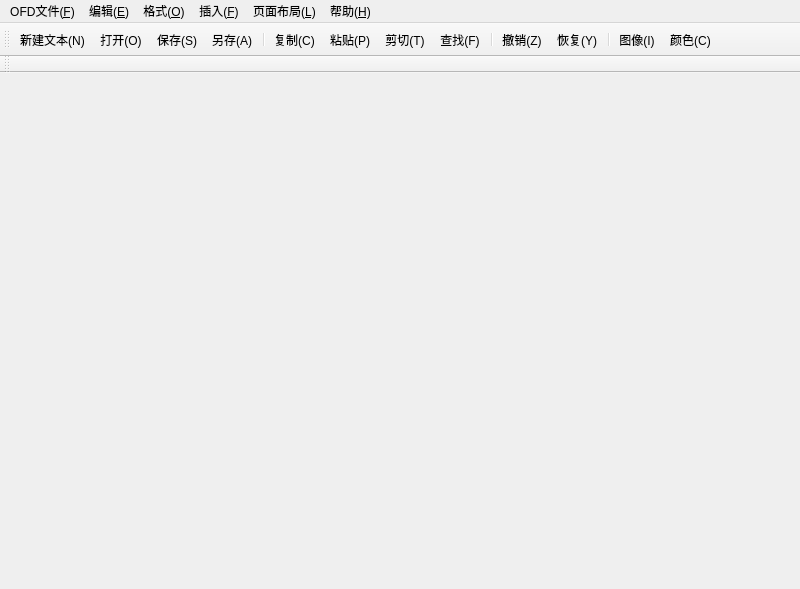
<?xml version="1.0" encoding="UTF-8"?>
<ui version="4.0">
 <class>MainWindow</class>
 <widget class="QMainWindow" name="MainWindow">
  <property name="geometry">
   <rect>
    <x>0</x>
    <y>0</y>
    <width>800</width>
    <height>589</height>
   </rect>
  </property>
  <property name="windowTitle">
   <string>MainWindow</string>
  </property>
  <widget class="QWidget" name="centralWidget"/>
  <widget class="QMenuBar" name="menuBar">
   <property name="geometry">
    <rect>
     <x>0</x>
     <y>0</y>
     <width>800</width>
     <height>20</height>
    </rect>
   </property>
   <widget class="QMenu" name="menuOFD">
    <property name="title">
     <string>OFD文件(&amp;F)</string>
    </property>
    <widget class="QMenu" name="menu_4">
     <property name="title">
      <string>新建</string>
     </property>
     <addaction name="action_new"/>
     <addaction name="action_selectTemplate"/>
    </widget>
    <addaction name="menu_4"/>
    <addaction name="action_open"/>
    <addaction name="action_save"/>
    <addaction name="action_saveAs"/>
    <addaction name="action_close"/>
    <addaction name="action_exit"/>
   </widget>
   <widget class="QMenu" name="menu_E">
    <property name="title">
     <string>编辑(&amp;E)</string>
    </property>
    <addaction name="action_undo"/>
    <addaction name="action_redo"/>
    <addaction name="separator"/>
    <addaction name="action_copy"/>
    <addaction name="action_paste"/>
    <addaction name="action_cut"/>
    <addaction name="action_find"/>
   </widget>
   <widget class="QMenu" name="menu_O">
    <property name="title">
     <string>格式(&amp;O)</string>
    </property>
    <widget class="QMenu" name="menu">
     <property name="title">
      <string>文本</string>
     </property>
     <addaction name="action_bold"/>
     <addaction name="action_italics"/>
     <addaction name="action_underline"/>
     <addaction name="action_strickout"/>
     <addaction name="action_online"/>
     <addaction name="separator"/>
     <addaction name="action_superscript"/>
     <addaction name="action_subscript"/>
    </widget>
    <widget class="QMenu" name="menu_2">
     <property name="title">
      <string>对齐</string>
     </property>
     <addaction name="action_justifyLeft"/>
     <addaction name="action_justifyCenter"/>
     <addaction name="action_justifyRight"/>
     <addaction name="action_justifyFull"/>
    </widget>
    <widget class="QMenu" name="menu_5">
     <property name="title">
      <string>行距</string>
     </property>
     <addaction name="action1_0_C"/>
     <addaction name="action1_5_C"/>
     <addaction name="action2_C"/>
    </widget>
    <widget class="QMenu" name="menu_7">
     <property name="title">
      <string>缩进方式</string>
     </property>
     <addaction name="action_indent_more"/>
     <addaction name="action_indent_less"/>
    </widget>
    <addaction name="menu"/>
    <addaction name="menu_2"/>
    <addaction name="menu_5"/>
    <addaction name="menu_7"/>
   </widget>
   <widget class="QMenu" name="menu_F">
    <property name="title">
     <string>插入(&amp;F)</string>
    </property>
    <widget class="QMenu" name="menu_6">
     <property name="title">
      <string>插入表格</string>
     </property>
     <addaction name="action_drawTable"/>
    </widget>
    <addaction name="action_images"/>
    <addaction name="menu_6"/>
    <addaction name="action_pageNumber_2"/>
   </widget>
   <widget class="QMenu" name="menu_L">
    <property name="title">
     <string>页面布局(&amp;L)</string>
    </property>
    <widget class="QMenu" name="menu_3">
     <property name="title">
      <string>纸张大小</string>
     </property>
     <addaction name="action_A4"/>
     <addaction name="action_A3"/>
     <addaction name="action_A2"/>
     <addaction name="action_A1"/>
     <addaction name="action_A5"/>
     <addaction name="action_A6"/>
    </widget>
    <addaction name="menu_3"/>
   </widget>
   <widget class="QMenu" name="menu_H">
    <property name="title">
     <string>帮助(&amp;H)</string>
    </property>
    <addaction name="action_about"/>
    <addaction name="action_aboutOFD"/>
   </widget>
   <addaction name="menuOFD"/>
   <addaction name="menu_E"/>
   <addaction name="menu_O"/>
   <addaction name="menu_F"/>
   <addaction name="menu_L"/>
   <addaction name="menu_H"/>
  </widget>
  <widget class="QToolBar" name="toolBar">
   <attribute name="toolBarArea">
    <enum>TopToolBarArea</enum>
   </attribute>
   <attribute name="toolBarBreak">
    <bool>false</bool>
   </attribute>
   <addaction name="action_new"/>
   <addaction name="action_open"/>
   <addaction name="action_save"/>
   <addaction name="action_saveAs"/>
   <addaction name="separator"/>
   <addaction name="action_copy"/>
   <addaction name="action_paste"/>
   <addaction name="action_cut"/>
   <addaction name="action_find"/>
   <addaction name="separator"/>
   <addaction name="action_undo"/>
   <addaction name="action_redo"/>
   <addaction name="separator"/>
   <addaction name="action_images"/>
   <addaction name="action_color"/>
  </widget>
  <widget class="QToolBar" name="toolBar_2">
   <property name="windowTitle">
    <string>toolBar_2</string>
   </property>
   <attribute name="toolBarArea">
    <enum>TopToolBarArea</enum>
   </attribute>
   <attribute name="toolBarBreak">
    <bool>true</bool>
   </attribute>
  </widget>
  <action name="action_new">
   <property name="icon">
    <iconset resource="images.qrc">
     <normaloff>:/images/new.svg</normaloff>:/images/new.svg</iconset>
   </property>
   <property name="text">
    <string>新建文本(&amp;N)</string>
   </property>
   <property name="toolTip">
    <string>新建文本(N)</string>
   </property>
   <property name="shortcut">
    <string>Ctrl+N</string>
   </property>
  </action>
  <action name="action_open">
   <property name="icon">
    <iconset resource="images.qrc">
     <normaloff>:/images/open.svg</normaloff>:/images/open.svg</iconset>
   </property>
   <property name="text">
    <string>打开(&amp;O)</string>
   </property>
   <property name="toolTip">
    <string>打开(O)</string>
   </property>
   <property name="shortcut">
    <string>Ctrl+O</string>
   </property>
  </action>
  <action name="action_save">
   <property name="icon">
    <iconset resource="images.qrc">
     <normaloff>:/images/document-save-as.svg</normaloff>:/images/document-save-as.svg</iconset>
   </property>
   <property name="text">
    <string>保存(&amp;S)</string>
   </property>
   <property name="toolTip">
    <string>保存(S)</string>
   </property>
   <property name="shortcut">
    <string>Ctrl+S</string>
   </property>
  </action>
  <action name="action_saveAs">
   <property name="icon">
    <iconset resource="images.qrc">
     <normaloff>:/images/document-save-all.svg</normaloff>:/images/document-save-all.svg</iconset>
   </property>
   <property name="text">
    <string>另存(&amp;A)</string>
   </property>
   <property name="toolTip">
    <string>另存(SaveAs)</string>
   </property>
   <property name="shortcut">
    <string>Ctrl+Shift+S</string>
   </property>
  </action>
  <action name="action_copy">
   <property name="icon">
    <iconset resource="images.qrc">
     <normaloff>:/images/edit-copy.svg</normaloff>:/images/edit-copy.svg</iconset>
   </property>
   <property name="text">
    <string>复制(&amp;C)</string>
   </property>
   <property name="toolTip">
    <string>复制(C)</string>
   </property>
   <property name="shortcut">
    <string>Ctrl+C</string>
   </property>
  </action>
  <action name="action_paste">
   <property name="icon">
    <iconset resource="images.qrc">
     <normaloff>:/images/edit-paste.svg</normaloff>:/images/edit-paste.svg</iconset>
   </property>
   <property name="text">
    <string>粘贴(&amp;P)</string>
   </property>
   <property name="toolTip">
    <string>粘贴(P)</string>
   </property>
   <property name="shortcut">
    <string>Ctrl+V</string>
   </property>
  </action>
  <action name="action_cut">
   <property name="icon">
    <iconset resource="images.qrc">
     <normaloff>:/images/edit-cut.svg</normaloff>:/images/edit-cut.svg</iconset>
   </property>
   <property name="text">
    <string>剪切(&amp;T)</string>
   </property>
   <property name="toolTip">
    <string>剪切(T)</string>
   </property>
   <property name="shortcut">
    <string>Ctrl+X</string>
   </property>
  </action>
  <action name="action_find">
   <property name="icon">
    <iconset resource="images.qrc">
     <normaloff>:/images/edit-find.svg</normaloff>:/images/edit-find.svg</iconset>
   </property>
   <property name="text">
    <string>查找(&amp;F)</string>
   </property>
   <property name="toolTip">
    <string>查找(F)</string>
   </property>
   <property name="shortcut">
    <string>Ctrl+F</string>
   </property>
  </action>
  <action name="action_undo">
   <property name="icon">
    <iconset resource="images.qrc">
     <normaloff>:/images/edit-undo.svg</normaloff>:/images/edit-undo.svg</iconset>
   </property>
   <property name="text">
    <string>撤销(&amp;Z)</string>
   </property>
   <property name="toolTip">
    <string>撤销(Z)</string>
   </property>
   <property name="shortcut">
    <string>Ctrl+Z</string>
   </property>
  </action>
  <action name="action_redo">
   <property name="icon">
    <iconset resource="images.qrc">
     <normaloff>:/images/edit-redo.svg</normaloff>:/images/edit-redo.svg</iconset>
   </property>
   <property name="text">
    <string>恢复(&amp;Y)</string>
   </property>
   <property name="toolTip">
    <string>恢复(Y)</string>
   </property>
  </action>
  <action name="action_images">
   <property name="icon">
    <iconset resource="images.qrc">
     <normaloff>:/images/insert-image.svg</normaloff>:/images/insert-image.svg</iconset>
   </property>
   <property name="text">
    <string>图像(&amp;I)</string>
   </property>
   <property name="toolTip">
    <string>图像(I)</string>
   </property>
  </action>
  <action name="action_close">
   <property name="icon">
    <iconset resource="images.qrc">
     <normaloff>:/images/close.svg</normaloff>:/images/close.svg</iconset>
   </property>
   <property name="text">
    <string>关闭(&amp;C)</string>
   </property>
   <property name="toolTip">
    <string>关闭(C)</string>
   </property>
  </action>
  <action name="action_exit">
   <property name="icon">
    <iconset resource="images.qrc">
     <normaloff>:/images/exit.svg</normaloff>:/images/exit.svg</iconset>
   </property>
   <property name="text">
    <string>退出(&amp;E)</string>
   </property>
   <property name="toolTip">
    <string>退出(E)</string>
   </property>
   <property name="shortcut">
    <string>Ctrl+Q</string>
   </property>
  </action>
  <action name="action_bold">
   <property name="checkable">
    <bool>true</bool>
   </property>
   <property name="icon">
    <iconset resource="images.qrc">
     <normaloff>:/images/format-text-bold.svg</normaloff>:/images/format-text-bold.svg</iconset>
   </property>
   <property name="text">
    <string>粗体(&amp;A)</string>
   </property>
   <property name="toolTip">
    <string>粗体(A)</string>
   </property>
  </action>
  <action name="action_italics">
   <property name="checkable">
    <bool>true</bool>
   </property>
   <property name="icon">
    <iconset resource="images.qrc">
     <normaloff>:/images/format-text-italic.svg</normaloff>:/images/format-text-italic.svg</iconset>
   </property>
   <property name="text">
    <string>斜体(&amp;B)</string>
   </property>
   <property name="toolTip">
    <string>斜体(B)</string>
   </property>
  </action>
  <action name="action_underline">
   <property name="checkable">
    <bool>true</bool>
   </property>
   <property name="icon">
    <iconset resource="images.qrc">
     <normaloff>:/images/format-text-underline.svg</normaloff>:/images/format-text-underline.svg</iconset>
   </property>
   <property name="text">
    <string>下划线(&amp;D)</string>
   </property>
   <property name="toolTip">
    <string>下划线(D)</string>
   </property>
  </action>
  <action name="action_strickout">
   <property name="checkable">
    <bool>true</bool>
   </property>
   <property name="icon">
    <iconset resource="images.qrc">
     <normaloff>:/images/format-text-strikethrough.svg</normaloff>:/images/format-text-strikethrough.svg</iconset>
   </property>
   <property name="text">
    <string>删除线(&amp;F)</string>
   </property>
   <property name="toolTip">
    <string>删除线(F)</string>
   </property>
  </action>
  <action name="action_online">
   <property name="checkable">
    <bool>true</bool>
   </property>
   <property name="icon">
    <iconset resource="images.qrc">
     <normaloff>:/images/under_line.png</normaloff>:/images/under_line.png</iconset>
   </property>
   <property name="text">
    <string>上划线(&amp;G)</string>
   </property>
   <property name="toolTip">
    <string>上划线(G)</string>
   </property>
  </action>
  <action name="action_superscript">
   <property name="checkable">
    <bool>true</bool>
   </property>
   <property name="icon">
    <iconset resource="images.qrc">
     <normaloff>:/images/format-text-superscript.svg</normaloff>:/images/format-text-superscript.svg</iconset>
   </property>
   <property name="text">
    <string>上标 </string>
   </property>
   <property name="toolTip">
    <string>上标</string>
   </property>
   <property name="shortcut">
    <string>Ctrl+S, Ctrl+P</string>
   </property>
  </action>
  <action name="action_subscript">
   <property name="checkable">
    <bool>true</bool>
   </property>
   <property name="icon">
    <iconset resource="images.qrc">
     <normaloff>:/images/text_subscript.svg</normaloff>:/images/text_subscript.svg</iconset>
   </property>
   <property name="text">
    <string>下标</string>
   </property>
   <property name="toolTip">
    <string>下标</string>
   </property>
   <property name="shortcut">
    <string>Ctrl+Shift+B</string>
   </property>
  </action>
  <action name="action_justifyLeft">
   <property name="checkable">
    <bool>true</bool>
   </property>
   <property name="icon">
    <iconset resource="images.qrc">
     <normaloff>:/images/format-justify-left.svg</normaloff>:/images/format-justify-left.svg</iconset>
   </property>
   <property name="text">
    <string>左对齐(&amp;A)</string>
   </property>
   <property name="toolTip">
    <string>左对齐(A)</string>
   </property>
  </action>
  <action name="action_justifyCenter">
   <property name="checkable">
    <bool>true</bool>
   </property>
   <property name="icon">
    <iconset resource="images.qrc">
     <normaloff>:/images/format-justify-center.svg</normaloff>:/images/format-justify-center.svg</iconset>
   </property>
   <property name="text">
    <string>居中(&amp;B)</string>
   </property>
   <property name="toolTip">
    <string>居中(B)</string>
   </property>
  </action>
  <action name="action_justifyRight">
   <property name="checkable">
    <bool>true</bool>
   </property>
   <property name="icon">
    <iconset resource="images.qrc">
     <normaloff>:/images/format-justify-right.svg</normaloff>:/images/format-justify-right.svg</iconset>
   </property>
   <property name="text">
    <string>右对齐(&amp;C)</string>
   </property>
   <property name="toolTip">
    <string>右对齐(C)</string>
   </property>
  </action>
  <action name="action_justifyFull">
   <property name="checkable">
    <bool>true</bool>
   </property>
   <property name="icon">
    <iconset resource="images.qrc">
     <normaloff>:/images/format-justify-fill.svg</normaloff>:/images/format-justify-fill.svg</iconset>
   </property>
   <property name="text">
    <string>两端对齐(&amp;D)</string>
   </property>
   <property name="toolTip">
    <string>两端对齐(D)</string>
   </property>
  </action>
  <action name="action_A4">
   <property name="text">
    <string>&amp;A4   210毫米×297毫米</string>
   </property>
   <property name="toolTip">
    <string>A4   209毫米×296毫米</string>
   </property>
  </action>
  <action name="action_A3">
   <property name="text">
    <string>A3   &amp;297毫米×420毫米</string>
   </property>
   <property name="toolTip">
    <string>A3   296毫米×419.1毫米</string>
   </property>
  </action>
  <action name="action_A2">
   <property name="text">
    <string>A2   &amp;420毫米×594毫米</string>
   </property>
   <property name="toolTip">
    <string>A2</string>
   </property>
  </action>
  <action name="action_A1">
   <property name="text">
    <string>A&amp;1   &amp;594毫米×841毫米</string>
   </property>
   <property name="toolTip">
    <string>A1</string>
   </property>
  </action>
  <action name="action_A5">
   <property name="text">
    <string>A&amp;5   &amp;148毫米×210毫米</string>
   </property>
   <property name="toolTip">
    <string>A5</string>
   </property>
  </action>
  <action name="action_A6">
   <property name="text">
    <string>A&amp;6   &amp;105毫米×148毫米</string>
   </property>
   <property name="toolTip">
    <string>A6</string>
   </property>
  </action>
  <action name="action_about">
   <property name="text">
    <string>&amp;About(&amp;A)</string>
   </property>
   <property name="toolTip">
    <string>About(A)</string>
   </property>
  </action>
  <action name="action_aboutOFD">
   <property name="text">
    <string>About &amp;OFD</string>
   </property>
   <property name="toolTip">
    <string>About OFD</string>
   </property>
  </action>
  <action name="action_color">
   <property name="icon">
    <iconset resource="images.qrc">
     <normaloff>:/images/color-management.svg</normaloff>:/images/color-management.svg</iconset>
   </property>
   <property name="text">
    <string>颜色(&amp;C)</string>
   </property>
   <property name="toolTip">
    <string>颜色(C)</string>
   </property>
  </action>
  <action name="action_drawTable">
   <property name="icon">
    <iconset resource="images.qrc">
     <normaloff>:/images/table.svg</normaloff>:/images/table.svg</iconset>
   </property>
   <property name="text">
    <string>表格绘制</string>
   </property>
   <property name="toolTip">
    <string>表格绘制</string>
   </property>
  </action>
  <action name="action1_5_C">
   <property name="text">
    <string>1.5倍行距</string>
   </property>
   <property name="toolTip">
    <string>1.5倍行距</string>
   </property>
  </action>
  <action name="action1_0_C">
   <property name="text">
    <string>1.0倍行距</string>
   </property>
   <property name="toolTip">
    <string>1.0倍行距</string>
   </property>
  </action>
  <action name="action2_C">
   <property name="text">
    <string>2倍行距</string>
   </property>
   <property name="toolTip">
    <string>2倍行距</string>
   </property>
  </action>
  <action name="action_lineSpacing">
   <property name="text">
    <string>行距:1(&amp;A)</string>
   </property>
   <property name="toolTip">
    <string>行距:1(A)</string>
   </property>
  </action>
  <action name="action_pageNumber_2">
   <property name="text">
    <string>显示页码</string>
   </property>
   <property name="toolTip">
    <string>显示页码</string>
   </property>
  </action>
  <action name="action_insertTable_2">
   <property name="icon">
    <iconset resource="images.qrc">
     <normaloff>:/images/insert-table.svg</normaloff>:/images/insert-table.svg</iconset>
   </property>
   <property name="text">
    <string>插入表格</string>
   </property>
   <property name="toolTip">
    <string>插入表格(I)</string>
   </property>
  </action>
  <action name="action_indent_more">
   <property name="icon">
    <iconset resource="images.qrc">
     <normaloff>:/images/format-indent-more.svg</normaloff>:/images/format-indent-more.svg</iconset>
   </property>
   <property name="text">
    <string>增大缩进</string>
   </property>
   <property name="toolTip">
    <string>增大缩进</string>
   </property>
  </action>
  <action name="action_indent_less">
   <property name="icon">
    <iconset resource="images.qrc">
     <normaloff>:/images/format-indent-less.svg</normaloff>:/images/format-indent-less.svg</iconset>
   </property>
   <property name="text">
    <string>减少缩进</string>
   </property>
   <property name="toolTip">
    <string>减少缩进</string>
   </property>
  </action>
  <action name="action_zoomin">
   <property name="icon">
    <iconset resource="images.qrc">
     <normaloff>:/images/zoomin.png</normaloff>:/images/zoomin.png</iconset>
   </property>
   <property name="text">
    <string>字体放大</string>
   </property>
   <property name="toolTip">
    <string>字体放大</string>
   </property>
  </action>
  <action name="action_zoomout">
   <property name="icon">
    <iconset resource="images.qrc">
     <normaloff>:/images/zoomout.png</normaloff>:/images/zoomout.png</iconset>
   </property>
   <property name="text">
    <string>字体放小</string>
   </property>
   <property name="toolTip">
    <string>字体放小</string>
   </property>
  </action>
  <action name="action_selectTemplate">
   <property name="text">
    <string>选择模板</string>
   </property>
   <property name="toolTip">
    <string>选择模板</string>
   </property>
  </action>
 </widget>
 <layoutdefault spacing="6" margin="11"/>
 <resources>
  <include location="images.qrc"/>
 </resources>
 <connections/>
</ui>
